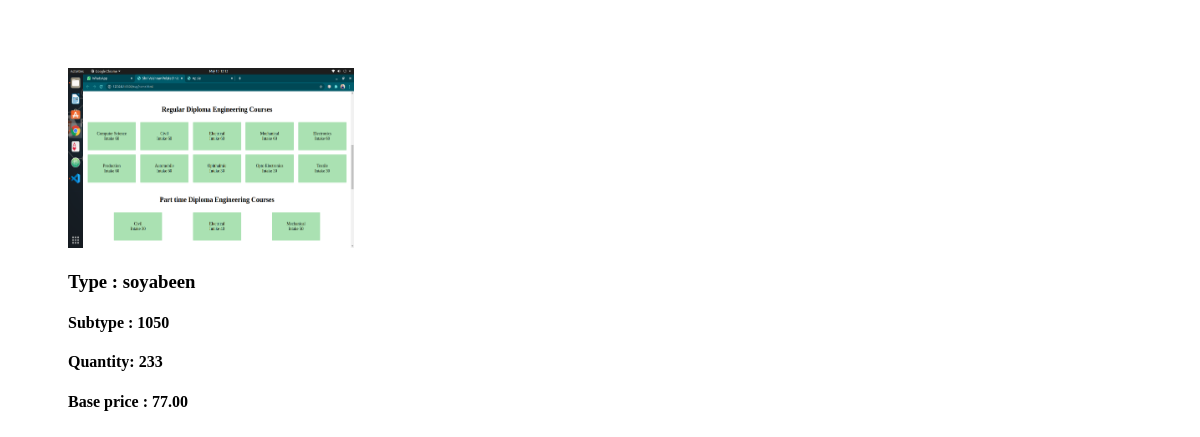
The app's page /mandi/businessman_home/bidding_products/soyabeen, older data.
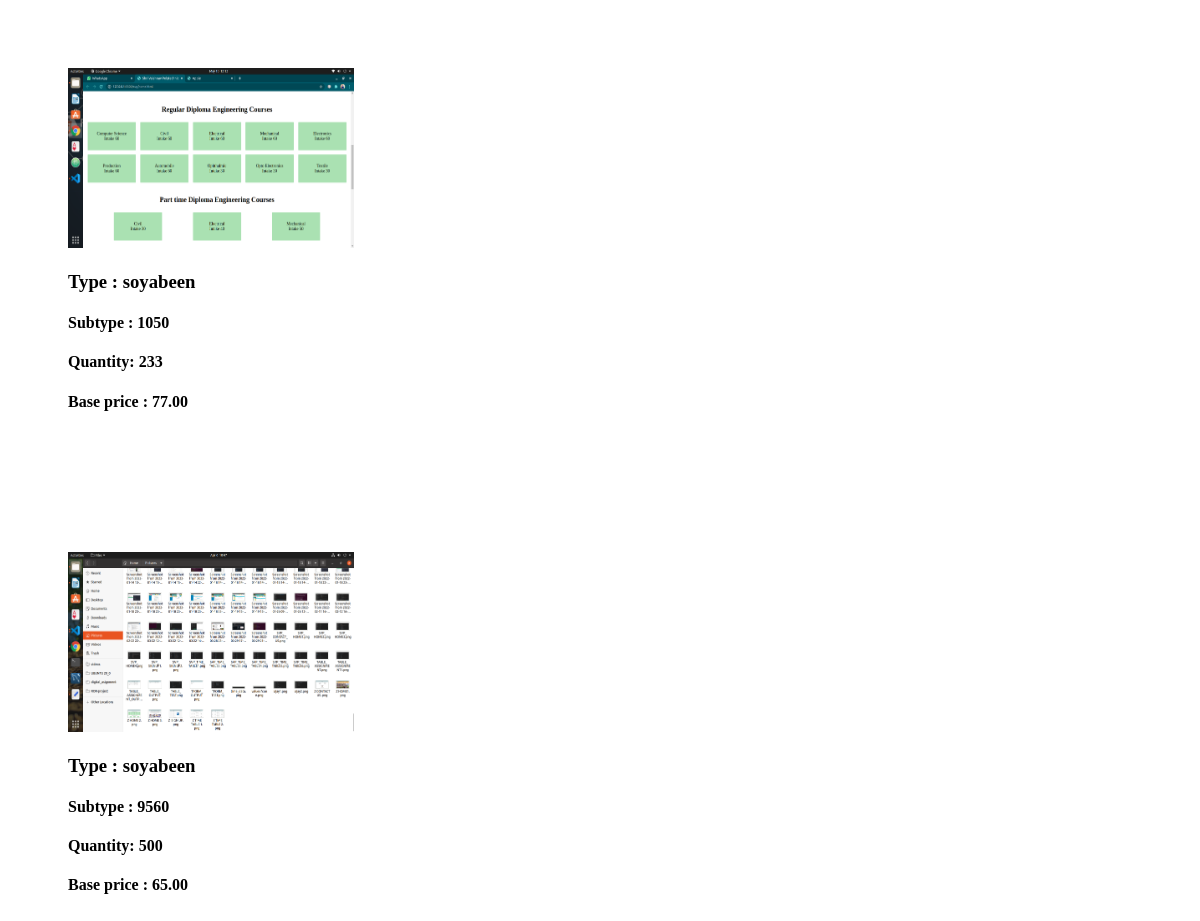
The same page, newer data.
### mainapp/models.py (models this page shows)
class Product_details(models.Model):
    product_type = models.CharField(max_length=30)
    subtype = models.CharField(max_length=30)   # here choice field
    quantity = models.IntegerField()
    district_name = models.CharField(max_length=30)  # here choice field
    base_price = models.DecimalField(max_digits=100, decimal_places=2)
    description = models.CharField(max_length=300 )
    product_image1 = models.FileField(upload_to='images')
    product_image2 = models.FileField(upload_to='images')
    product_video = models.FileField(upload_to='videos')
    farmer = models.ForeignKey(Farmers_detail, on_delete=models.CASCADE)

### mainapp/views.py (the view)
# urls.py: path("businessman_home/bidding_products/<str:product>",views.bidding_products, name='bidding_products' ),
def bidding_products(request, product):
    print(product)
    queryset = Product_details.objects.filter(product_type=product)
    list(queryset)
    return render(request, 'bidding_products.html', {'queryset':queryset, 'product': product})

### mainapp/templates/bidding_products.html (shortened to what this page needs)
<!DOCTYPE html>
<html lang="en">
<head>
</head>
<body>
        {% load static %}
        {% if queryset %}
            {% for i in queryset %}
            <div class= 'main' style='padding: 60px;'>
                <div class="card" style="width: 18rem;">
                    <img class="card-img-top" src="{{ i.product_image1.url }}" alt="image" width='286px' height='180px'>
                    <h3>Type : {{i.product_type}}</h3>
                    <h4>Subtype : {{i.subtype}}</h4>
                    <h4>Quantity: {{i.quantity}}</h4>
                    <h4>Base price : {{i.base_price}}</h4>
                </div>
            </div>
            {% endfor %}
        {% else %}
            <h1>We don't have {{product}} now.</h1>
        {% endif %}
</body>
</html>

Row changes from the older to the newer data that the page shows:
added Product_details: product_image1 (picture), product_type "soyabeen", subtype "9560", quantity "500", base_price "65.00"
